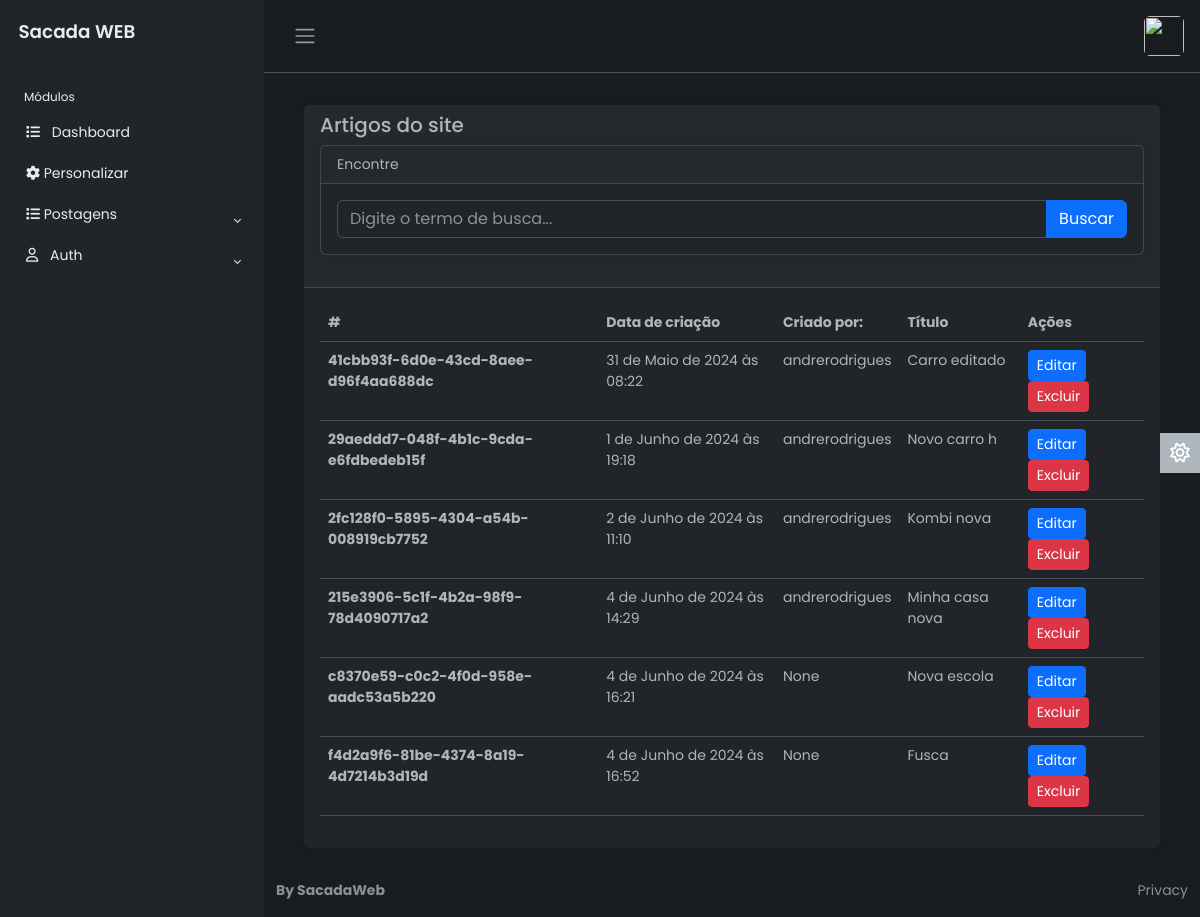
The page /posts/ (signed in) on the database its author committed.
### posts_app/models.py (models this page shows, shortened)
class Post(models.Model):
    owner = models.ForeignKey(User, on_delete=models.CASCADE, null=True, blank=True, verbose_name='Autor')
    name = models.CharField(max_length=255, verbose_name='Título')
    image = models.ImageField(
        null=True, blank=True, default="default.jpg", upload_to='images/',  verbose_name='Imagem')
    short_description = models.CharField(max_length=2000, null=True, blank=True, verbose_name='Descrição Curta')
    description = models.TextField(null=True, blank=True,verbose_name='Descrição')
    categories = models.ManyToManyField('Category', blank=True , verbose_name='Categorias' )
    created = models.DateTimeField(auto_now_add=True, verbose_name='Data de Criação')
    id = models.UUIDField(default = uuid.uuid4, unique=True,
                        primary_key=True, editable=False)
    class Meta:
        verbose_name = ("Postagem")
        verbose_name_plural = ("Postagens")

### posts_app/views.py (the view, shortened to what this page needs)
# urls.py: path('posts/', ListPostsBack.as_view(), name='post-list'),
class ListPostsBack(LoginRequiredMixin, ListView):
    template_name = 'post-list-back.html'
    model = Post
    context_object_name = 'posts'
    paginate_by = 10
    def get_queryset(self):
        queryset = super().get_queryset()
        search_query = self.request.GET.get('search_query', '')
        return queryset  # Return the filtered queryset
    def get_context_data(self, **kwargs):
        context = super().get_context_data(**kwargs)
        search_query = self.request.GET.get('search_query', '')
        context['search_query'] = search_query
        context['no_results'] = not self.get_queryset().exists()
        return context

### posts_app/templates/post-list-back.html (shortened to what this page needs)
{% extends 'main.html' %}
{% block content %}
<div class="container pt-4">
    <div class="row">
        <div class="col-lg-12">
            <div class="card border-0">
                <div class="card-header">
                    <h5 class="card-title">
                        Artigos do site
                    </h5>
                    <div class="card mb-4">
                        <div class="card-header">Encontre</div>
                        <form class="form" action="{% url 'post-list' %}" method="get">
                            <div class="card-body">
                                <div class="input-group">
                                    <input class="form-control" value="{{ search_query }}" name="search_query" type="text" placeholder="Digite o termo de busca..." aria-label="Digite o termo de busca..." aria-describedby="button-search" />
                                    <input class="btn btn-primary" id="button-search" type="submit" value="Buscar" />
                                </div>
                            </div>
                        </form>
                    </div>
                </div>
                <div class="card-body">
                    {% if not posts %}
                        <div class="col-lg-12">
                            <div class="alert alert-warning" role="alert">
                                Não encontramos resultados para sua busca.
                            </div>
                        </div>
                    {% else %}
                        <table id="posts-table" class="table">
                            <thead>
                                <tr>
                                    <th scope="col">#</th>
                                    <th scope="col">Data de criação</th>
                                    <th scope="col">Criado por:</th>
                                    <th scope="col">Título</th>
                                    <th scope="col">Ações</th>
                                </tr>
                            </thead>
                            <tbody>
                                {% for post in posts %}
                                <tr>
                                    <th scope="row">{{ post.id }}</th>
                                    <td>{{ post.created }}</td>
                                    <td>{{ post.owner }}</td>
                                    <td>{{ post.name }}</td>
                                    <td>
                                        <a href="{% url 'post-edit' post.id %}" class="btn btn-sm btn-primary">Editar</a>
                                        <a href="{% url 'post-delete' post.pk %}" class="btn btn-sm btn-danger">Excluir</a>
                                    </td>
                                </tr>
                                {% endfor %}
                            </tbody>
                        </table>
                    {% endif %}
                </div>
            </div>
        </div>
    </div>
</div>
{% endblock %}

### static/css/styles.css (style rules this page uses)
body { font-family: 'Poppins', sans-serif; font-size: 0.875rem; opacity: 1; overflow-y: scroll; margin: 0; }
a { cursor: pointer; text-decoration: none; font-family: 'Poppins', sans-serif; }
.card { box-shadow: 0 0 .875rem 0 rgba(34, 46, 60, .05); margin-bottom: 24px; }

### rows shown on the page
Post: id "41cbb93f-6d0e-43cd-8aee-d96f4aa688dc", created "31 de Maio de 2024 às 08:22", owner "andrerodrigues", name "Carro editado"
Post: id "29aeddd7-048f-4b1c-9cda-e6fdbedeb15f", created "1 de Junho de 2024 às 19:18", owner "andrerodrigues", name "Novo carro h"
Post: id "2fc128f0-5895-4304-a54b-008919cb7752", created "2 de Junho de 2024 às 11:10", owner "andrerodrigues", name "Kombi nova"
Post: id "215e3906-5c1f-4b2a-98f9-78d4090717a2", created "4 de Junho de 2024 às 14:29", owner "andrerodrigues", name "Minha casa nova"
Post: id "c8370e59-c0c2-4f0d-958e-aadc53a5b220", created "4 de Junho de 2024 às 16:21", owner "None", name "Nova escola"
Post: id "f4d2a9f6-81be-4374-8a19-4d7214b3d19d", created "4 de Junho de 2024 às 16:52", owner "None", name "Fusca"
